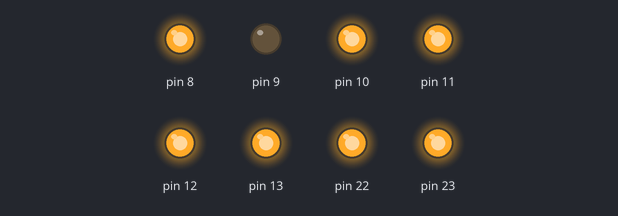
A sketch run on a simulated Arduino Uno, built with avr-gcc and run on an emulated ATmega328P. Shown: output pins drawn as LEDs (lit = HIGH).

Above: at 0.5 s.
At 1.5 s:
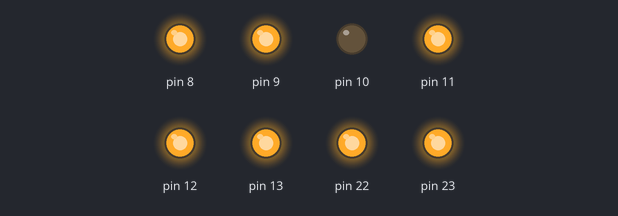
At 2.5 s:
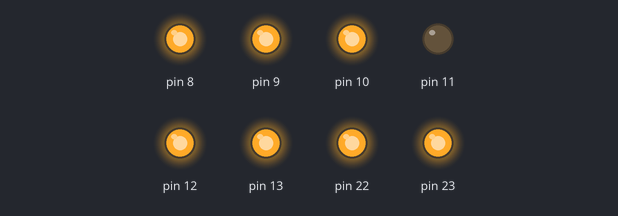
At 3.5 s:
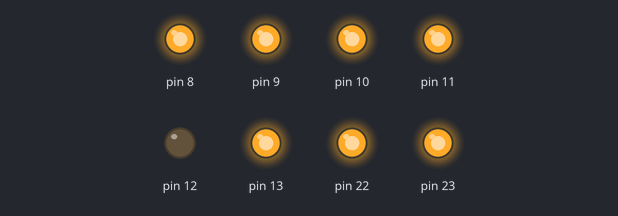
At 4.5 s:
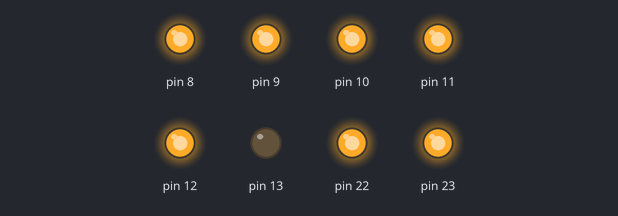
Timing chart, 0 to 6.5 s (numbered marks = the images above):
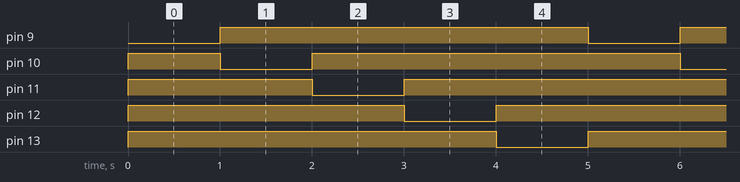

Measured:
- by itself, pin 9, pin 13: alternates HIGH for 4.0 s and LOW for 1.0 s
- by itself, pin 10–12: repeats every 5.0 s: LOW 1.0 s, HIGH 4.0 s
- by itself, everything shown: repeats every 5.0 s, in 5 steps

The sketch:

cyfrowa_regulacja_glosnosci.ino
```cpp
void setup() {
  DDRB = 255;
  PORTB = 255;
  PORTB &= ~(1<<5);
}

int button = 0;

void loop() {
  button++;
  switch(button){
    case 1: PORTB |= (1<<5); PORTB &= ~(1<<1);
    break;
    case 2: PORTB |= (1<<1); PORTB &= ~(1<<2);
    break;
    case 3: PORTB |= (1<<2); PORTB &= ~(1<<3);
    break;
    case 4: PORTB |= (1<<3); PORTB &= ~(1<<4);
    break;
    case 5: PORTB |= (1<<4); PORTB &= ~(1<<5); button = 0;
    break;
  }
  delay(1000);
}
```
